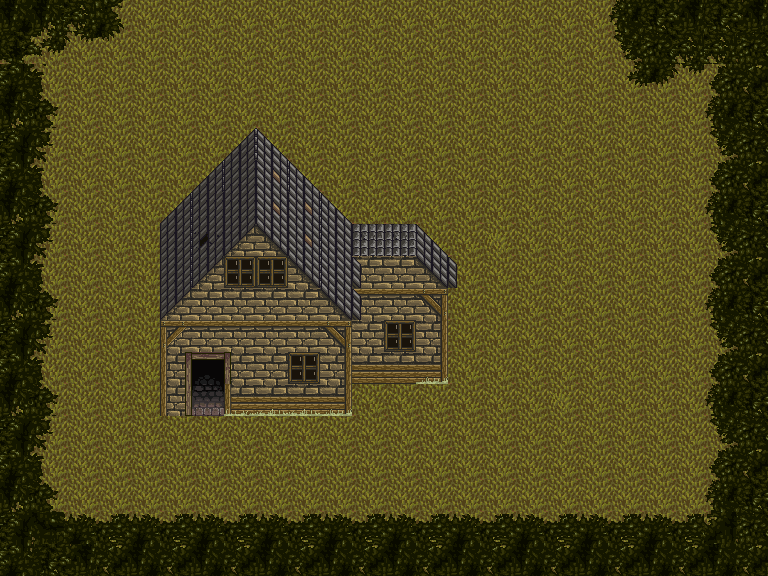

This is a level from a 2D game, rendered from its Tiled map with the project's own tilesets. A one-line summary and the complete map file follow:
An orthogonal 24x18 tile map with 32x32 px tiles, 4 tile layers (The Ground, Base House Layer, Upper House Layer, Boundary Foliage), 2 tilesets.

<map version="1.0" tiledversion="1.0.2" orientation="orthogonal" renderorder="right-down" width="24" height="18" tilewidth="32" tileheight="32" nextobjectid="1">
 <tileset firstgid="1" source="Hyptosis1.tsx" />
 <tileset firstgid="901" source="Hyptosis1.tsx" />
 <layer name="The Ground" width="24" height="18">
  <data encoding="csv">
855,855,855,855,855,855,855,855,855,855,855,855,855,855,855,855,855,855,855,855,855,855,855,855,
855,855,855,855,855,855,855,855,855,855,855,855,855,855,855,855,855,855,855,855,855,855,855,855,
855,855,855,855,855,855,855,855,855,855,855,855,855,855,855,855,855,855,855,855,855,855,855,855,
855,855,855,855,13,855,855,855,855,855,855,855,855,855,855,855,855,855,855,855,855,855,855,855,
855,855,855,855,855,855,855,855,855,855,855,855,855,855,855,855,855,855,855,855,855,855,855,855,
855,855,855,855,855,855,855,855,855,855,855,855,855,855,855,855,855,855,855,855,855,855,855,855,
855,855,855,855,855,855,855,855,855,855,855,855,855,855,855,855,855,855,855,855,855,855,855,855,
855,855,855,855,855,855,855,855,855,855,855,855,855,855,855,14,855,855,855,855,855,855,855,855,
855,855,855,855,855,855,855,855,855,855,855,855,855,855,855,855,855,855,855,855,855,855,855,855,
855,855,855,855,855,855,855,855,855,855,855,855,855,855,855,855,855,855,855,855,855,855,855,855,
855,855,855,855,855,855,855,855,855,855,855,855,855,855,855,855,855,855,855,855,855,855,855,855,
855,855,855,855,855,855,855,855,855,855,855,855,855,855,855,855,855,855,855,855,855,855,855,855,
855,855,855,855,855,855,14,855,855,855,855,855,855,855,855,855,855,14,855,855,855,855,855,855,
855,855,855,855,855,855,855,855,855,855,855,855,855,855,855,855,855,855,855,855,855,855,855,855,
855,855,855,855,855,855,855,855,855,855,855,855,855,855,855,855,855,855,855,855,855,855,855,855,
855,855,855,855,855,855,855,855,855,855,855,855,855,855,855,855,855,855,855,855,855,855,855,855,
855,855,855,855,855,855,855,855,855,855,855,855,855,855,855,855,855,855,855,855,855,855,855,855,
855,855,855,855,855,855,855,855,855,855,855,855,855,855,855,855,855,855,855,855,855,855,855,855
</data>
 </layer>
 <layer name="Base House Layer" width="24" height="18">
  <data encoding="csv">
0,0,0,0,0,0,0,0,0,0,0,0,0,0,0,0,0,0,0,0,0,0,0,0,
0,0,0,0,0,0,0,0,0,0,0,0,0,0,0,0,0,0,0,0,0,0,0,0,
0,0,0,0,0,0,0,0,0,0,0,0,0,0,0,0,0,0,0,0,0,0,0,0,
0,0,0,0,0,0,0,0,0,0,0,0,0,0,0,0,0,0,0,0,0,0,0,0,
0,0,0,0,0,0,0,686,687,0,0,0,0,0,0,0,0,0,0,0,0,0,0,0,
0,0,0,0,0,0,686,626,718,687,0,0,0,0,0,0,0,0,0,0,0,0,0,0,
0,0,0,0,0,686,626,626,718,718,687,0,0,0,0,0,0,0,0,0,0,0,0,0,
0,0,0,0,0,716,628,681,683,718,717,625,625,597,0,0,0,0,0,0,0,0,0,0,
0,0,0,855,855,716,681,685,685,683,717,506,506,683,654,0,0,0,0,0,0,0,0,0,
0,0,855,855,855,681,506,506,506,506,683,477,477,478,0,0,0,0,0,0,0,0,0,0,
0,0,855,855,855,476,477,477,477,477,478,506,685,507,0,0,0,0,0,0,0,0,0,0,
0,0,0,855,855,505,533,506,506,685,507,536,536,567,0,0,0,0,0,0,0,0,0,0,
0,0,0,0,0,505,563,565,566,566,567,0,0,0,0,0,0,0,0,0,0,0,0,0,
0,0,0,0,0,0,0,855,855,0,0,0,0,0,0,0,0,0,0,0,0,0,0,0,
0,0,0,0,0,0,0,0,0,0,0,0,0,0,0,0,0,0,0,0,0,0,0,0,
0,0,0,0,0,0,0,0,0,0,0,0,0,0,0,0,0,0,0,0,0,0,0,0,
0,0,0,0,0,0,0,0,0,0,0,0,0,0,0,0,0,0,0,0,0,0,0,0,
0,0,0,0,0,0,0,0,0,0,0,0,0,0,0,0,0,0,0,0,0,0,0,0
</data>
 </layer>
 <layer name="Upper House Layer" width="24" height="18">
  <data encoding="csv">
0,0,0,0,0,0,0,0,0,0,0,0,0,0,0,0,0,0,0,553,554,555,554,555,
0,0,0,0,0,0,0,0,0,0,0,0,0,0,0,0,0,0,0,583,584,585,585,584,
0,0,0,0,0,0,0,0,0,0,0,0,0,0,0,0,0,0,0,613,614,615,523,524,
0,0,0,0,0,0,0,0,0,0,0,0,0,0,0,0,0,0,0,0,0,0,553,554,
0,0,0,0,0,0,0,0,0,0,0,0,0,0,0,0,0,0,0,0,0,0,583,584,
0,0,0,0,0,0,0,0,0,0,0,0,0,0,0,0,0,0,0,0,0,0,523,524,
0,0,0,0,0,0,0,0,0,0,0,0,0,0,0,0,0,0,0,0,0,0,553,554,
0,0,0,0,0,0,0,0,0,0,0,0,0,0,0,0,0,0,0,0,0,0,583,584,
0,0,0,0,0,0,0,0,0,0,0,654,0,0,0,0,0,0,0,0,0,0,523,524,
0,0,0,0,0,0,0,0,0,0,0,654,0,0,0,0,0,0,0,0,0,0,553,554,
0,0,0,0,0,0,0,0,0,0,0,0,0,0,0,0,0,0,0,0,0,0,583,584,
0,0,0,0,0,531,0,534,0,0,0,0,0,0,0,0,0,0,0,0,0,0,523,524,
0,0,0,0,0,561,0,0,0,0,0,0,0,0,0,0,0,0,0,0,0,0,553,554,
0,0,0,0,0,0,0,0,0,0,0,0,0,0,0,0,0,0,0,0,0,0,583,584,
0,0,0,0,0,0,0,0,0,0,0,0,0,0,0,0,0,0,0,0,0,0,523,524,
0,0,0,0,0,0,0,0,0,0,0,0,0,0,0,0,0,0,0,0,0,0,553,554,
0,349,495,494,495,494,495,494,495,494,495,494,495,494,495,494,495,494,495,494,495,494,319,584,
0,554,555,524,525,524,525,524,525,524,525,524,525,524,525,524,525,524,525,524,525,524,525,524
</data>
 </layer>
 <layer name="Boundary Foliage" width="24" height="18">
  <data encoding="csv">
525,739,585,586,0,0,0,0,0,0,0,0,0,0,0,0,0,0,0,0,0,0,0,0,
768,769,615,616,0,0,0,0,0,0,0,0,0,0,0,0,0,0,0,0,0,0,0,0,
709,710,0,0,0,0,0,0,0,0,0,0,0,0,0,0,0,0,0,0,0,0,0,0,
739,740,0,0,0,0,0,0,0,0,0,0,0,0,0,0,0,0,0,0,0,0,0,0,
679,680,0,0,0,0,0,0,0,0,0,0,0,0,0,0,0,0,0,0,0,0,0,0,
709,710,0,0,0,0,0,0,0,0,0,0,0,0,0,0,0,0,0,0,0,0,0,0,
739,740,0,0,0,0,0,0,0,0,0,0,0,0,0,0,0,0,0,0,0,0,0,0,
679,680,0,0,0,0,0,0,0,0,0,0,0,0,0,0,0,0,0,0,0,0,0,0,
709,710,0,0,0,0,0,0,0,0,0,0,0,0,0,0,0,0,0,0,0,0,0,0,
739,740,0,0,0,0,0,0,0,0,0,0,0,0,0,0,0,0,0,0,0,0,0,0,
679,680,0,0,0,0,0,0,0,0,0,0,0,0,0,0,0,0,0,0,0,0,0,0,
709,710,0,0,0,0,0,0,0,0,0,0,0,0,0,0,0,0,0,0,0,0,0,0,
739,740,0,0,0,0,0,0,0,0,0,0,0,0,0,0,0,0,0,0,0,0,0,0,
679,680,0,0,0,0,0,0,0,0,0,0,0,0,0,0,0,0,0,0,0,0,0,0,
709,710,0,0,0,0,0,0,0,0,0,0,0,0,0,0,0,0,0,0,0,0,0,0,
739,740,0,0,0,0,0,0,0,0,0,0,0,0,0,0,0,0,0,0,0,0,0,0,
679,378,0,0,0,0,0,0,0,0,0,0,0,0,0,0,0,0,0,0,0,0,0,0,
709,710,0,0,0,0,0,0,0,0,0,0,0,0,0,0,0,0,0,0,0,0,0,0
</data>
 </layer>
</map>
